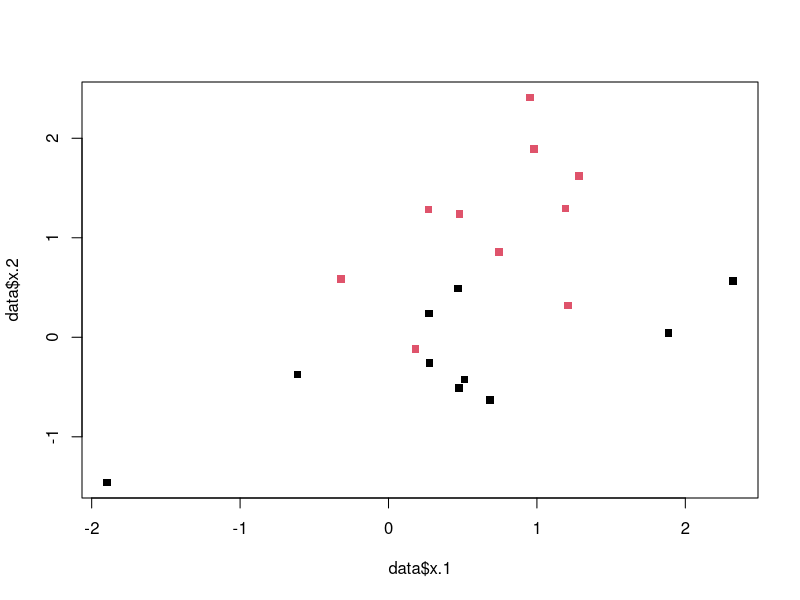
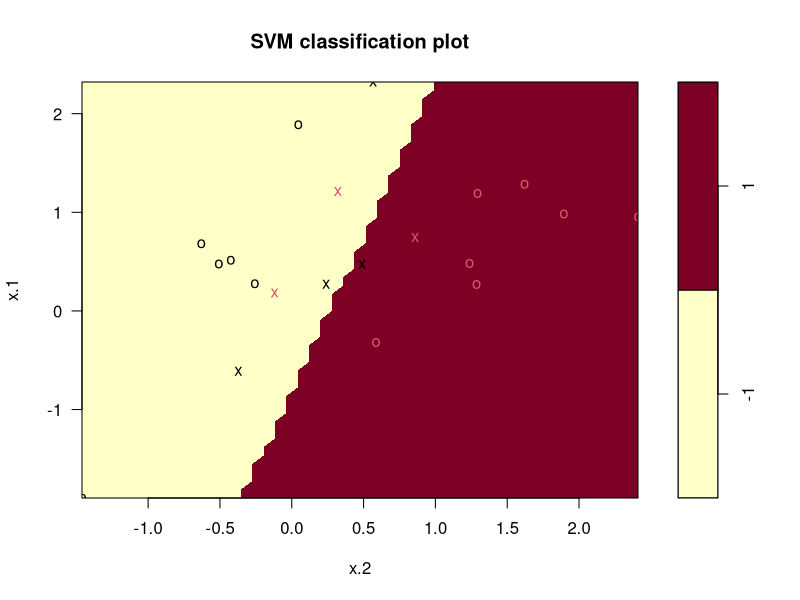
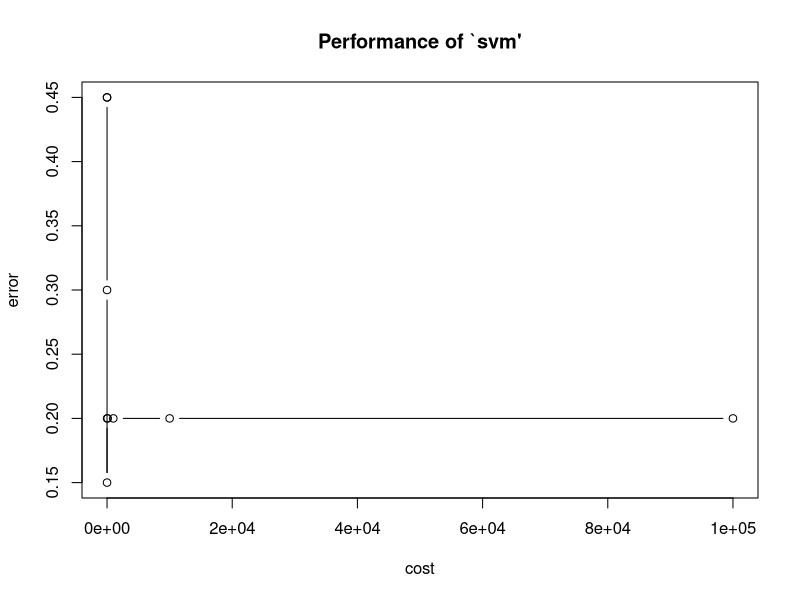
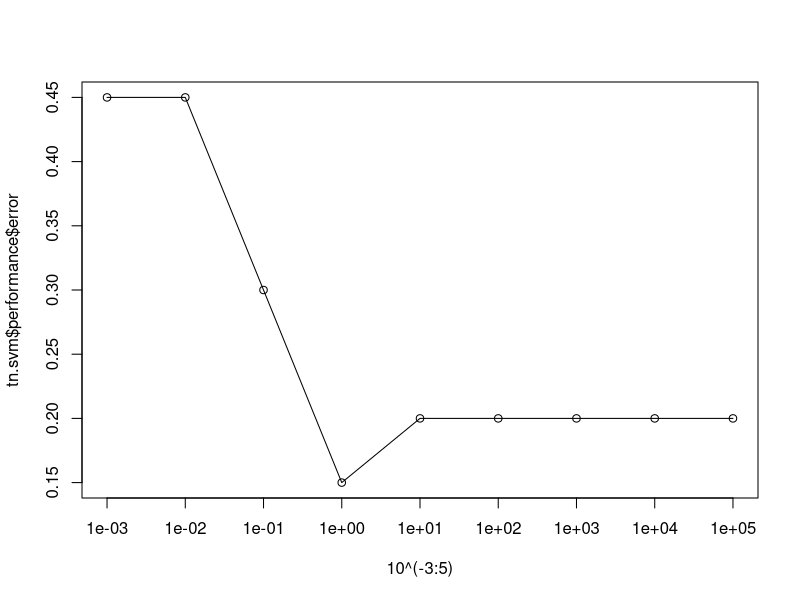
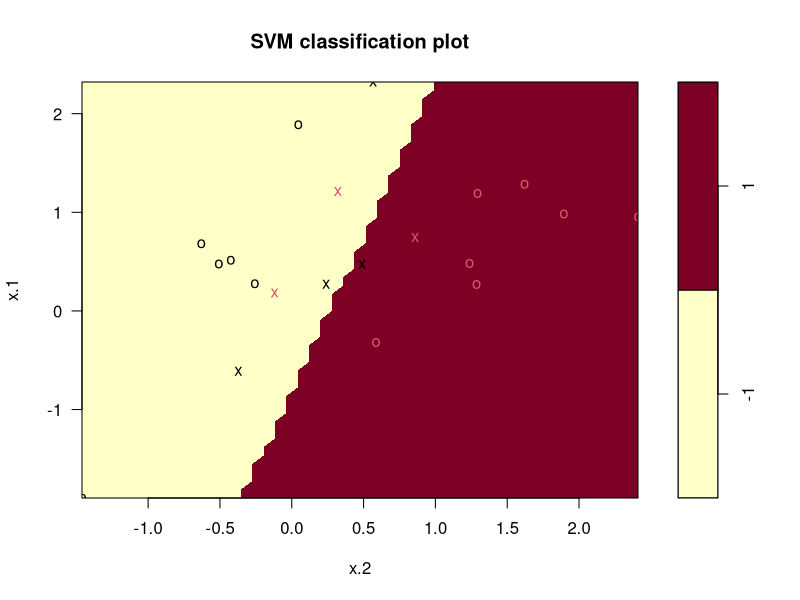
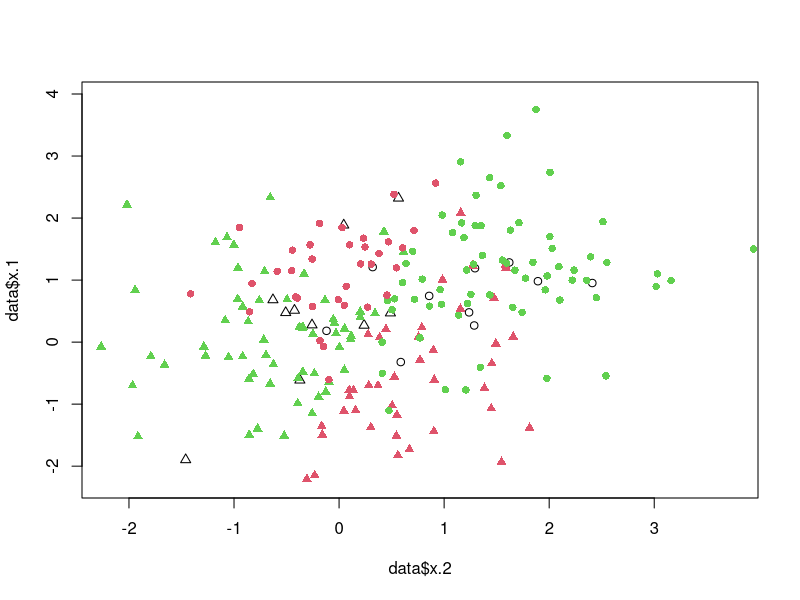
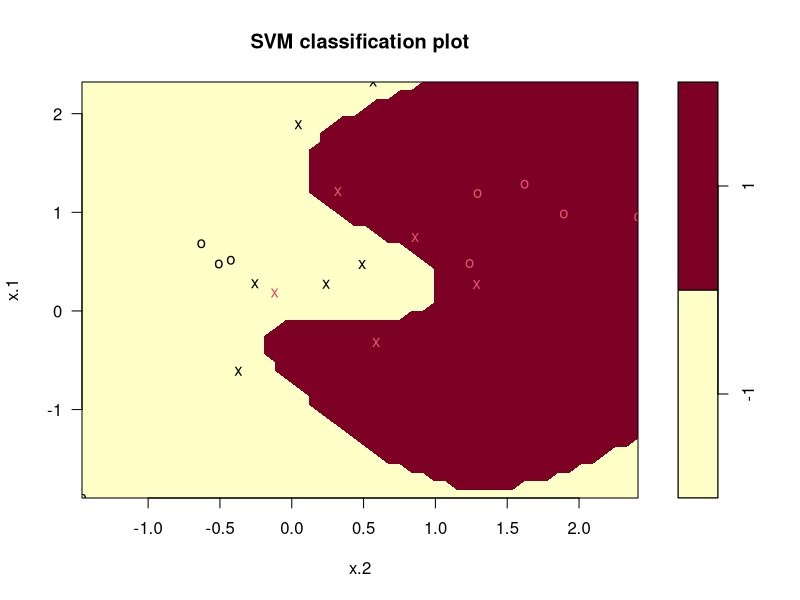

Recreate these plots in R, in order. (Note: this script raises an error after producing the figures.)
set.seed(12938)
x = matrix(rnorm(20*2),ncol=2)
y = c(rep(-1,10),rep(+1,10))
x [y==1,]=x[y==1,]+1
data = data.frame(x=x, y=as.factor(y))

plot(data$x.1,data$x.2, col=data$y,
	pch=15)

library(e1071)
?svm

svm.fit = svm(y ~ ., data=data,
	kernel="linear",cost=100)

plot(svm.fit, data)
summary(svm.fit)
data[svm.fit$index,]

tn.svm = tune.svm(y ~ ., data=data,
	kernel="linear",
	cost = 10^(-3:5))
plot(tn.svm,log="x")

plot(10^(-3:5),
	tn.svm$performance$error,log="x")
lines(10^(-3:5),
	tn.svm$performance$error)

N=100
x_test = matrix(rnorm(2*N*2),ncol=2)
y_test = c(rep(-1,N),rep(+1,N))
x_test [y_test==1,]=
	x_test[y_test==1,]+1
data_test = data.frame(x=x_test, 
	y=as.factor(y_test))

svm.fit = svm(y ~ ., data=data,
	kernel="linear",cost=10^3)
plot(svm.fit,data)

sum(data_test$y == 
	predict(svm.fit, data_test))/
	nrow(data_test)

xlm = range(c(data$x.1,data_test$x.1))
ylm = range(c(data$x.2,data_test$x.2))


plot(data$x.2,data$x.1,
	xlim=xlm,ylim=ylm,
	pch=ifelse(data$y==1,1,2))

points(data_test$x.2,data_test$x.1,
	col=as.numeric(data_test$y==
	predict(svm.fit, data_test))+2,
		pch=ifelse(data_test$y==1,16,17)
)



svm.fit = svm(y ~ ., data=data,
	kernel="radial",cost=100,
	probability=T)
plot(svm.fit,data)

svm.pr = svm()
predInitial= predict(svm.fit,data_test,
	probability =T)
predInitial.proba = attr(predInitial,
	"probabilities")

library(ROCR)
pred <- prediction(predInitial.proba[,2],
 data_test$y)
perf <- performance(pred,"tpr","fpr")

plot(perf,add=T,col="red")
title('linear')
